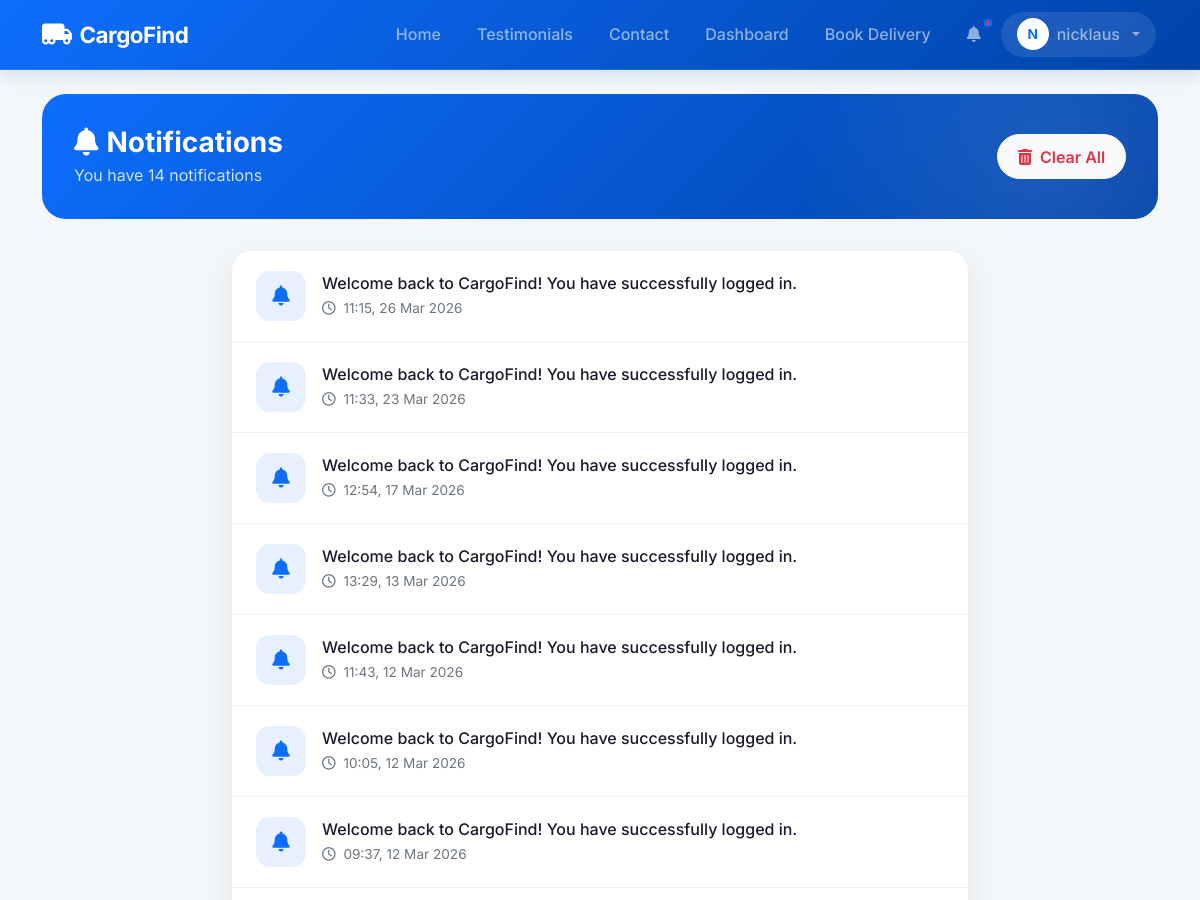
Page /notifications (signed in, upper part) on the earlier database version.
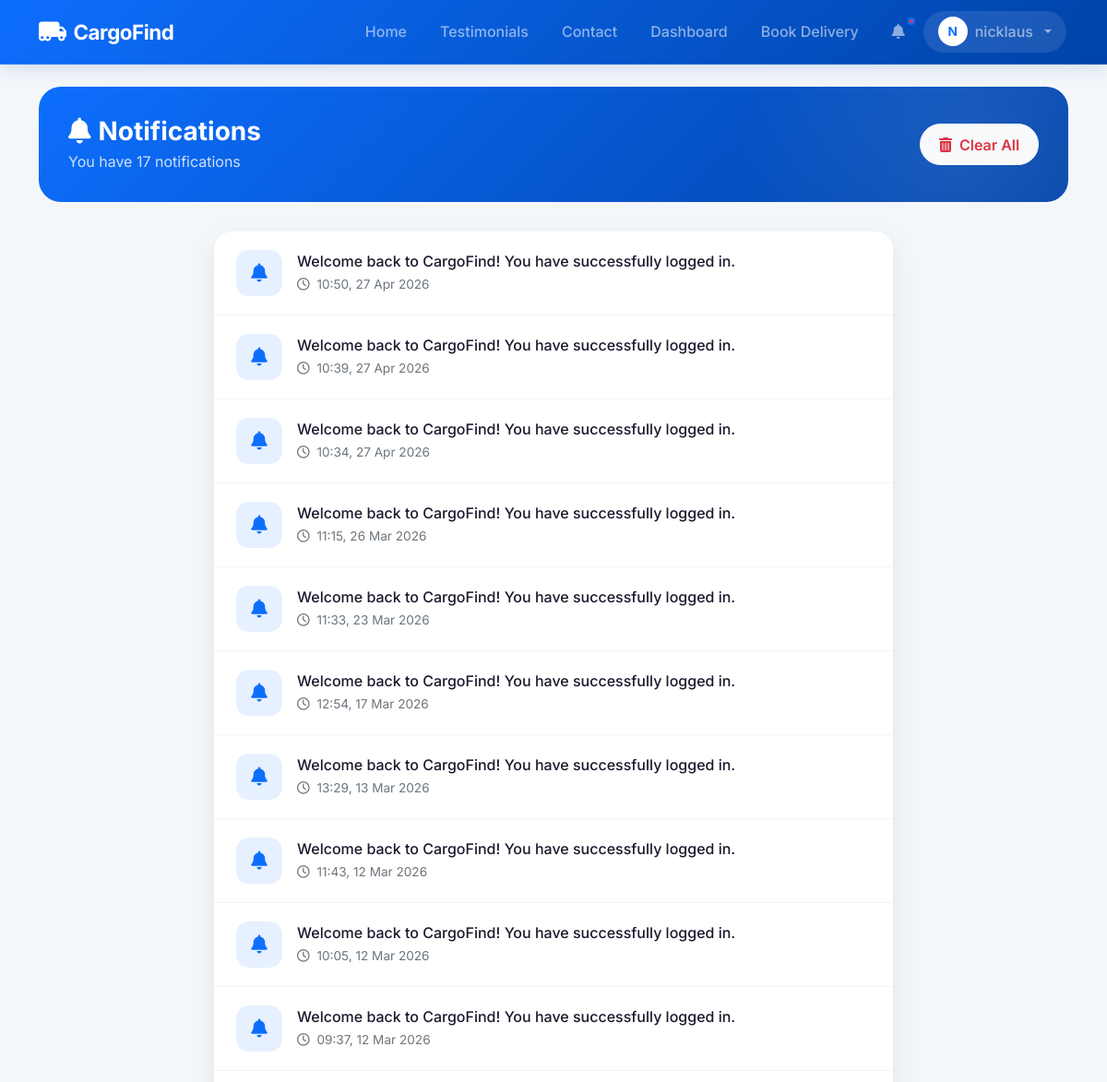
Same page on the later database version.
### models.py (models this page shows)
class Notification(db.Model):
    id = db.Column(db.Integer, primary_key=True)
    user_id = db.Column(db.Integer, db.ForeignKey('user.id'), nullable=False)
    message = db.Column(db.String(255), nullable=False)
    is_read = db.Column(db.Boolean, default=False)
    created_at = db.Column(db.DateTime, default=datetime.utcnow)
    link = db.Column(db.String(100))

### app.py (the view)
@app.route('/notifications')
@login_required
def notifications():
    user_notifications = Notification.query.filter_by(user_id=current_user.id).order_by(Notification.created_at.desc()).all()
    for notif in user_notifications:
        notif.is_read = True
    db.session.commit()
    return render_template('notifications.html', notifications=user_notifications)

### app.py (called while the page is built)
@login_manager.user_loader
def load_user(user_id):
    return User.query.get(int(user_id))

### templates/notifications.html (shortened to what this page needs)
{% extends 'base.html' %}
{% block content %}
<div class="row animate-up">
    <div class="col-12">
        <div class="page-header">
            <div class="d-flex justify-content-between align-items-center">
                <div>
                    <h1 class="page-title">
                        <i class="fas fa-bell me-2"></i>Notifications
                    </h1>
                    {% if notifications %}
                    <p class="page-subtitle">You have {{ notifications|length }} notification{{ '' if notifications|length == 1 else 's' }}</p>
                    {% else %}
                    <p class="page-subtitle">Stay updated with your deliveries</p>
                    {% endif %}
                </div>
                {% if notifications %}
                <form action="{{ url_for('clear_notifications') }}" method="POST">
                    <button type="submit" class="btn btn-light text-danger clear-btn">
                        <i class="fas fa-trash-alt me-2"></i>Clear All
                    </button>
                </form>
                {% endif %}
            </div>
        </div>
    </div>
</div>
<div class="row">
    <div class="col-lg-8 mx-auto">
        {% if notifications %}
        <div class="card notification-card">
            {% for notif in notifications %}
            <div class="notification-item" {% if notif.link %}onclick="window.location='{{ notif.link }}'" style="cursor: pointer;"{% endif %}>
                <div class="notification-icon info">
                    <i class="fas fa-bell"></i>
                </div>
                <div class="notification-content">
                    <p class="notification-message mb-0">{{ notif.message }}</p>
                    <span class="notification-time">
                        <i class="far fa-clock me-1"></i>
                        {{ notif.created_at.strftime('%H:%M, %d %b %Y') }}
                    </span>
                </div>
            </div>
            {% endfor %}
        </div>
        {% endif %}
    </div>
</div>
{% endblock %}

Differences in the rows shown:
added Notification: message "Welcome back to CargoFind! You have successfully logged in.", created_at "10:50, 27 Apr 2026"
added Notification: message "Welcome back to CargoFind! You have successfully logged in.", created_at "10:39, 27 Apr 2026"
added Notification: message "Welcome back to CargoFind! You have successfully logged in.", created_at "10:34, 27 Apr 2026"
Other differences:
{{ notifications|length }}: "14" → "17"
